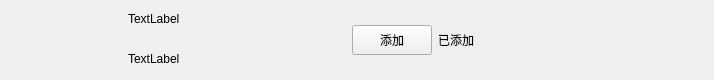
<?xml version="1.0" encoding="UTF-8"?>
<ui version="4.0">
 <class>ApplyFriendItem</class>
 <widget class="QWidget" name="ApplyFriendItem">
  <property name="geometry">
   <rect>
    <x>0</x>
    <y>0</y>
    <width>714</width>
    <height>80</height>
   </rect>
  </property>
  <property name="maximumSize">
   <size>
    <width>16777215</width>
    <height>80</height>
   </size>
  </property>
  <property name="windowTitle">
   <string>Form</string>
  </property>
  <layout class="QHBoxLayout" name="horizontalLayout">
   <property name="spacing">
    <number>6</number>
   </property>
   <property name="leftMargin">
    <number>9</number>
   </property>
   <property name="topMargin">
    <number>0</number>
   </property>
   <property name="rightMargin">
    <number>0</number>
   </property>
   <property name="bottomMargin">
    <number>0</number>
   </property>
   <item>
    <spacer name="horizontalSpacer">
     <property name="orientation">
      <enum>Qt::Orientation::Horizontal</enum>
     </property>
     <property name="sizeType">
      <enum>QSizePolicy::Policy::Fixed</enum>
     </property>
     <property name="sizeHint" stdset="0">
      <size>
       <width>50</width>
       <height>14</height>
      </size>
     </property>
    </spacer>
   </item>
   <item>
    <widget class="QLabel" name="icon_lb">
     <property name="minimumSize">
      <size>
       <width>45</width>
       <height>45</height>
      </size>
     </property>
     <property name="maximumSize">
      <size>
       <width>45</width>
       <height>45</height>
      </size>
     </property>
     <property name="text">
      <string/>
     </property>
    </widget>
   </item>
   <item>
    <widget class="QWidget" name="widget" native="true">
     <layout class="QHBoxLayout" name="horizontalLayout_2">
      <property name="topMargin">
       <number>2</number>
      </property>
      <property name="bottomMargin">
       <number>2</number>
      </property>
      <item>
       <widget class="QWidget" name="widget_2" native="true">
        <layout class="QVBoxLayout" name="verticalLayout">
         <property name="spacing">
          <number>10</number>
         </property>
         <property name="topMargin">
          <number>2</number>
         </property>
         <property name="bottomMargin">
          <number>2</number>
         </property>
         <item>
          <widget class="QLabel" name="user_name_lb">
           <property name="minimumSize">
            <size>
             <width>100</width>
             <height>30</height>
            </size>
           </property>
           <property name="maximumSize">
            <size>
             <width>200</width>
             <height>30</height>
            </size>
           </property>
           <property name="text">
            <string>TextLabel</string>
           </property>
          </widget>
         </item>
         <item>
          <widget class="QLabel" name="user_chat_lb">
           <property name="minimumSize">
            <size>
             <width>100</width>
             <height>30</height>
            </size>
           </property>
           <property name="maximumSize">
            <size>
             <width>200</width>
             <height>30</height>
            </size>
           </property>
           <property name="text">
            <string>TextLabel</string>
           </property>
          </widget>
         </item>
        </layout>
       </widget>
      </item>
      <item>
       <widget class="ClickedBtn" name="add_btn">
        <property name="minimumSize">
         <size>
          <width>80</width>
          <height>30</height>
         </size>
        </property>
        <property name="maximumSize">
         <size>
          <width>80</width>
          <height>30</height>
         </size>
        </property>
        <property name="text">
         <string>添加</string>
        </property>
       </widget>
      </item>
      <item>
       <widget class="QLabel" name="already_add_lb">
        <property name="minimumSize">
         <size>
          <width>40</width>
          <height>0</height>
         </size>
        </property>
        <property name="text">
         <string>已添加</string>
        </property>
       </widget>
      </item>
      <item>
       <spacer name="horizontalSpacer_2">
        <property name="orientation">
         <enum>Qt::Orientation::Horizontal</enum>
        </property>
        <property name="sizeType">
         <enum>QSizePolicy::Policy::Fixed</enum>
        </property>
        <property name="sizeHint" stdset="0">
         <size>
          <width>40</width>
          <height>20</height>
         </size>
        </property>
       </spacer>
      </item>
     </layout>
    </widget>
   </item>
  </layout>
 </widget>
 <customwidgets>
  <customwidget>
   <class>ClickedBtn</class>
   <extends>QPushButton</extends>
   <header location="global">clickedbtn.h</header>
  </customwidget>
 </customwidgets>
 <resources/>
 <connections/>
</ui>
